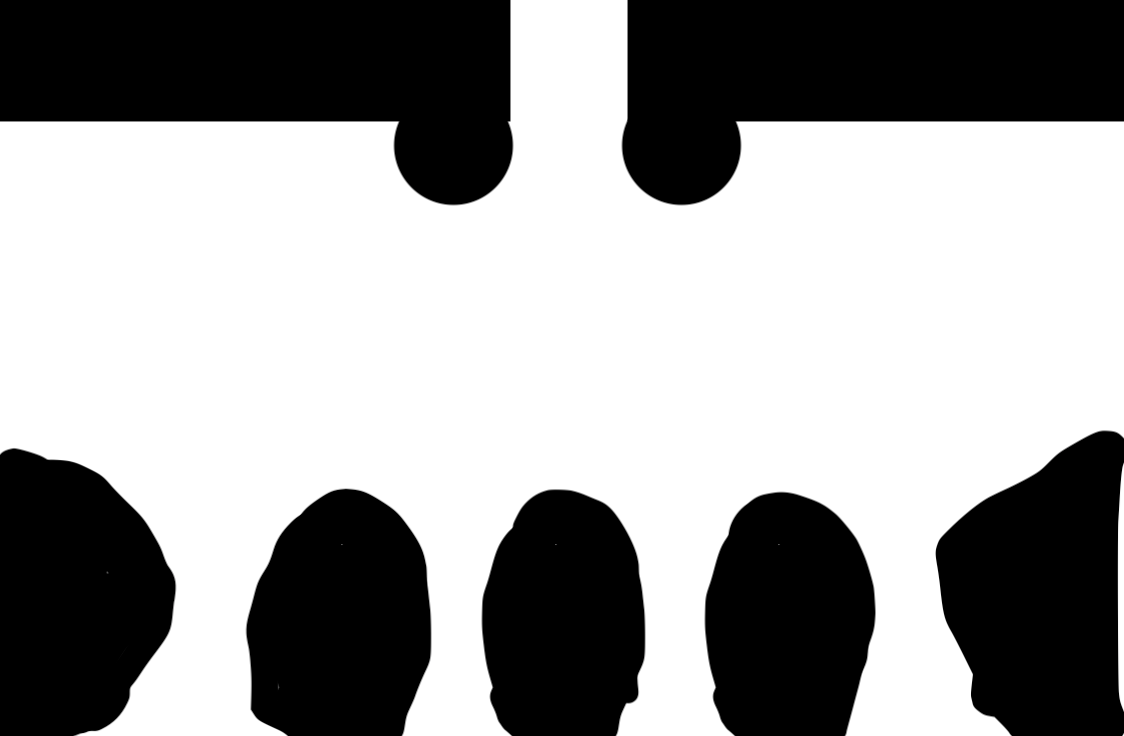
%> input picture Code_Robotic/path_gr1/map.png, 1124 x 736 px
$ octave map.m   (GNU Octave 9; MATLAB toolbox functions it lacks are replaced by stand-ins)
%> lines starting %> are read from the running program, lines starting %| are printed output that depends on the picture; in (x1, y1, x2, y2) boxes, pixels count from 0 and x2, y2 are one past the last pixel; in counts of white or black regions, pixels touching at a corner belong together; the program's own positions count from 1
I = imread('map.png');
%> I is the input picture: size 736x1124x3 uint8; mean R, G, B 154.1, 154.1, 154.1
I = rgb2gray(I);
%> I: size 736x1124 uint8
J = imresize(I,[202 302]);
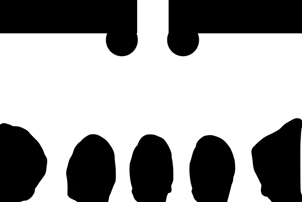
%> J: size 202x302 uint8; min 0, max 255, mean 154.1
BW = imbinarize(J);
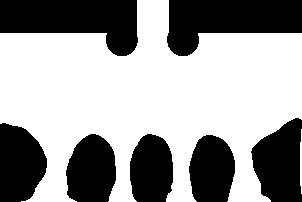
%> BW: size 202x302 logical; 60.6% white; 7 black regions, largest, box (x1, y1, x2, y2) and area: (0, 0, 138, 56) 5144, (167, 0, 302, 56) 5013, (251, 118, 302, 202) 3173
BW = BW-1;
BW = abs(BW*(-1));
fid = fopen('Mymatrix.txt','wt');
for ii = 1:size(BW,1)
    fprintf(fid,'%g',BW(ii,:));
end
fclose(fid);
imshow(BW);
